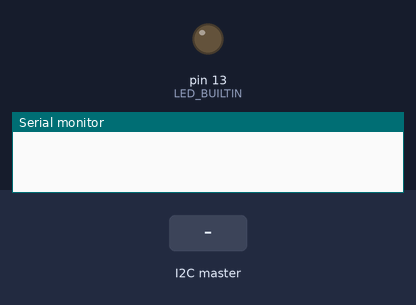
This sketch was run on a simulated Arduino Uno, built with avr-gcc and run on an emulated ATmega328P. On the bench: output pins drawn as LEDs (lit = HIGH), the last lines printed to the serial monitor. The inputs (shaded band) are chosen by the test bench.

Above: at 1.2 s.
1.3 s: the I2C master sends the byte 1
At 1.6 s:
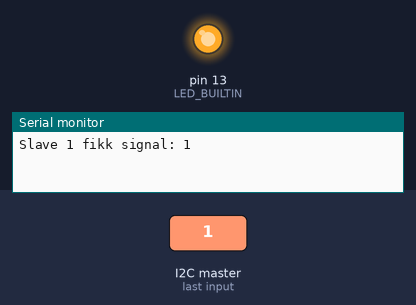
2.8 s: the I2C master sends the byte 0
At 3.9 s:
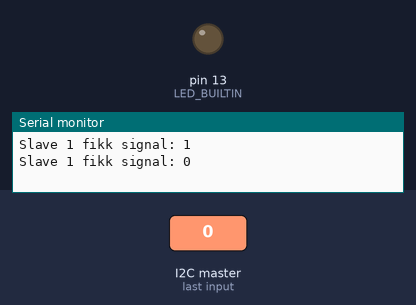
4.3 s: the I2C master sends the byte 2
At 5.1 s:
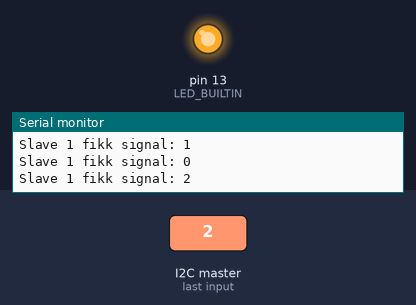
Timing chart, 0 to 7.3 s (numbered marks = the images above; inputs shaded):
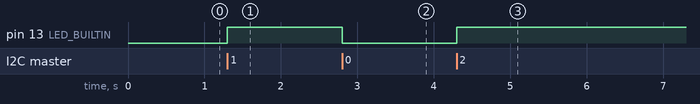

Measured:
- after the input at 1.3 s, pin 13 (LED_BUILTIN): LOW → HIGH at once
- after the input at 2.8 s, pin 13 (LED_BUILTIN): HIGH → LOW at once
- after the input at 4.3 s, pin 13 (LED_BUILTIN): LOW → HIGH at once

The sketch:

oblig5_i2cslave1_fridatbe.ino
```cpp
#include <Wire.h>

/*
 oblig 5 oppagve 2
 brukernavn: fridatbe, eskilgh, oscarab
*/

bool paa = false;

void setup() {
  Wire.begin(7);
  Wire.onReceive(r);
  Serial.begin(9600);
  pinMode(LED_BUILTIN, OUTPUT);
}

void loop() {
  delay(1000);
}

void r(){
  int signal = Wire.read();
    Serial.print("Slave 1 fikk signal: ");
    Serial.print(signal);
    Serial.print("\n");

    if(paa){
      digitalWrite(LED_BUILTIN, LOW);
      paa = !paa;
    }
    else{
      digitalWrite(LED_BUILTIN, HIGH);
      paa = !paa;
    }


}
```
